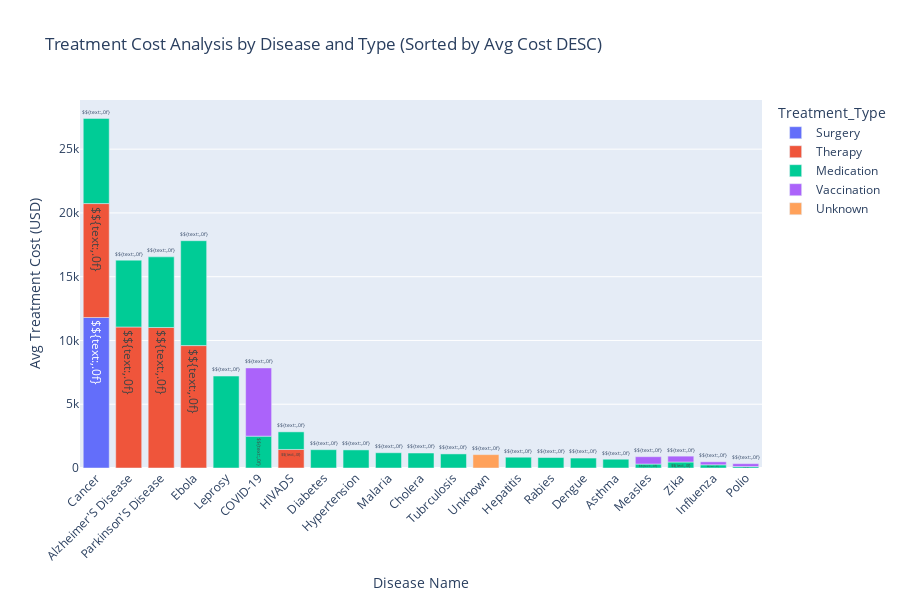

Here is the notebook cell this chart was saved with:
### Code cell
# Visualisation
fig = px.bar(q4_pandas, x='Disease Name', y='avg_cost', color='Treatment_Type',
             title='Treatment Cost Analysis by Disease and Type (Sorted by Avg Cost DESC)',
             labels={'avg_cost': 'Avg Treatment Cost (USD)', 'Disease Name': 'Disease Name'},
             text='avg_cost', category_orders={'Disease Name': q4_pandas['Disease Name'].tolist()})
fig.update_traces(texttemplate='$${text:,.0f}', textposition='outside')
fig.update_layout(xaxis_tickangle=-45, height=600, showlegend=True)
fig.show()
# Uncomment to show chart
#fig.show("png")

### Figure 1 — Plotly figure (JSON) as saved in the notebook; plotly's stock layout.template omitted (floating-point values rounded to 4 significant figures)
{"data": [{"alignmentgroup": "True", "hovertemplate": "Treatment_Type=Surgery<br>Disease Name=%{x}<br>Avg Treatment Cost (USD)=%{text}<extra></extra>", "legendgroup": "Surgery", "marker": {"color": "#636efa", "pattern": {"shape": ""}}, "name": "Surgery", "offsetgroup": "Surgery", "orientation": "v", "showlegend": true, "text": [11800.0], "textposition": "outside", "texttemplate": "$${text:,.0f}", "type": "bar", "x": ["Cancer"], "xaxis": "x", "y": [11800.0], "yaxis": "y"}, {"alignmentgroup": "True", "hovertemplate": "Treatment_Type=Therapy<br>Disease Name=%{x}<br>Avg Treatment Cost (USD)=%{text}<extra></extra>", "legendgroup": "Therapy", "marker": {"color": "#EF553B", "pattern": {"shape": ""}}, "name": "Therapy", "offsetgroup": "Therapy", "orientation": "v", "showlegend": true, "text": [11060.0, 11020.0, 9598.0, 8932.0, 1454.0], "textposition": "outside", "texttemplate": "$${text:,.0f}", "type": "bar", "x": ["Alzheimer'S Disease", "Parkinson'S Disease", "Ebola", "Cancer", "HIVADS"], "xaxis": "x", "y": [11060.0, 11020.0, 9598.0, 8932.0, 1454.0], "yaxis": "y"}, {"alignmentgroup": "True", "hovertemplate": "Treatment_Type=Medication<br>Disease Name=%{x}<br>Avg Treatment Cost (USD)=%{text}<extra></extra>", "legendgroup": "Medication", "marker": {"color": "#00cc96", "pattern": {"shape": ""}}, "name": "Medication", "offsetgroup": "Medication", "orientation": "v", "showlegend": true, "text": [8223.0, 7208.0, 6678.0, 5537.0, 5240.0, 2495.0, 1435.0, 1419.0, 1380.0, 1195.0, 1174.0, 1104.0, 844.6, 820.6, 779.6, 687.6, 469.9, 310.8, 250.8, 113.9], "textposition": "outside", "texttemplate": "$${text:,.0f}", "type": "bar", "x": ["Ebola", "Leprosy", "Cancer", "Parkinson'S Disease", "Alzheimer'S Disease", "COVID-19", "Diabetes", "Hypertension", "HIVADS", "Malaria", "Cholera", "Tubrculosis", "Hepatitis", "Rabies", "Dengue", "Asthma", "Zika", "Measles", "Influenza", "Polio"], "xaxis": "x", "y": [8223.0, 7208.0, 6678.0, 5537.0, 5240.0, 2495.0, 1435.0, 1419.0, 1380.0, 1195.0, 1174.0, 1104.0, 844.6, 820.6, 779.6, 687.6, 469.9, 310.8, 250.8, 113.9], "yaxis": "y"}, {"alignmentgroup": "True", "hovertemplate": "Treatment_Type=Vaccination<br>Disease Name=%{x}<br>Avg Treatment Cost (USD)=%{text}<extra></extra>", "legendgroup": "Vaccination", "marker": {"color": "#ab63fa", "pattern": {"shape": ""}}, "name": "Vaccination", "offsetgroup": "Vaccination", "orientation": "v", "showlegend": true, "text": [5352.0, 575.6, 459.4, 234.5, 225.9], "textposition": "outside", "texttemplate": "$${text:,.0f}", "type": "bar", "x": ["COVID-19", "Measles", "Zika", "Influenza", "Polio"], "xaxis": "x", "y": [5352.0, 575.6, 459.4, 234.5, 225.9], "yaxis": "y"}, {"alignmentgroup": "True", "hovertemplate": "Treatment_Type=Unknown<br>Disease Name=%{x}<br>Avg Treatment Cost (USD)=%{text}<extra></extra>", "legendgroup": "Unknown", "marker": {"color": "#FFA15A", "pattern": {"shape": ""}}, "name": "Unknown", "offsetgroup": "Unknown", "orientation": "v", "showlegend": true, "text": [1048], "textposition": "outside", "texttemplate": "$${text:,.0f}", "type": "bar", "x": ["Unknown"], "xaxis": "x", "y": [1048], "yaxis": "y"}], "layout": {"barmode": "relative", "height": 600, "legend": {"title": {"text": "Treatment_Type"}, "tracegroupgap": 0}, "showlegend": true, "title": {"text": "Treatment Cost Analysis by Disease and Type (Sorted by Avg Cost DESC)"}, "xaxis": {"anchor": "y", "categoryarray": ["Cancer", "Alzheimer'S Disease", "Parkinson'S Disease", "Ebola", "Cancer", "Ebola", "Leprosy", "Cancer", "Parkinson'S Disease", "COVID-19", "Alzheimer'S Disease", "COVID-19", "HIVADS", "Diabetes", "Hypertension", "HIVADS", "Malaria", "Cholera", "Tubrculosis", "Unknown", "Hepatitis", "Rabies", "Dengue", "Asthma", "Measles", "Zika", "Zika", "Measles", "Influenza", "Influenza", "Polio", "Polio"], "categoryorder": "array", "domain": [0, 1], "tickangle": -45, "title": {"text": "Disease Name"}}, "yaxis": {"anchor": "x", "domain": [0, 1], "title": {"text": "Avg Treatment Cost (USD)"}}}}
